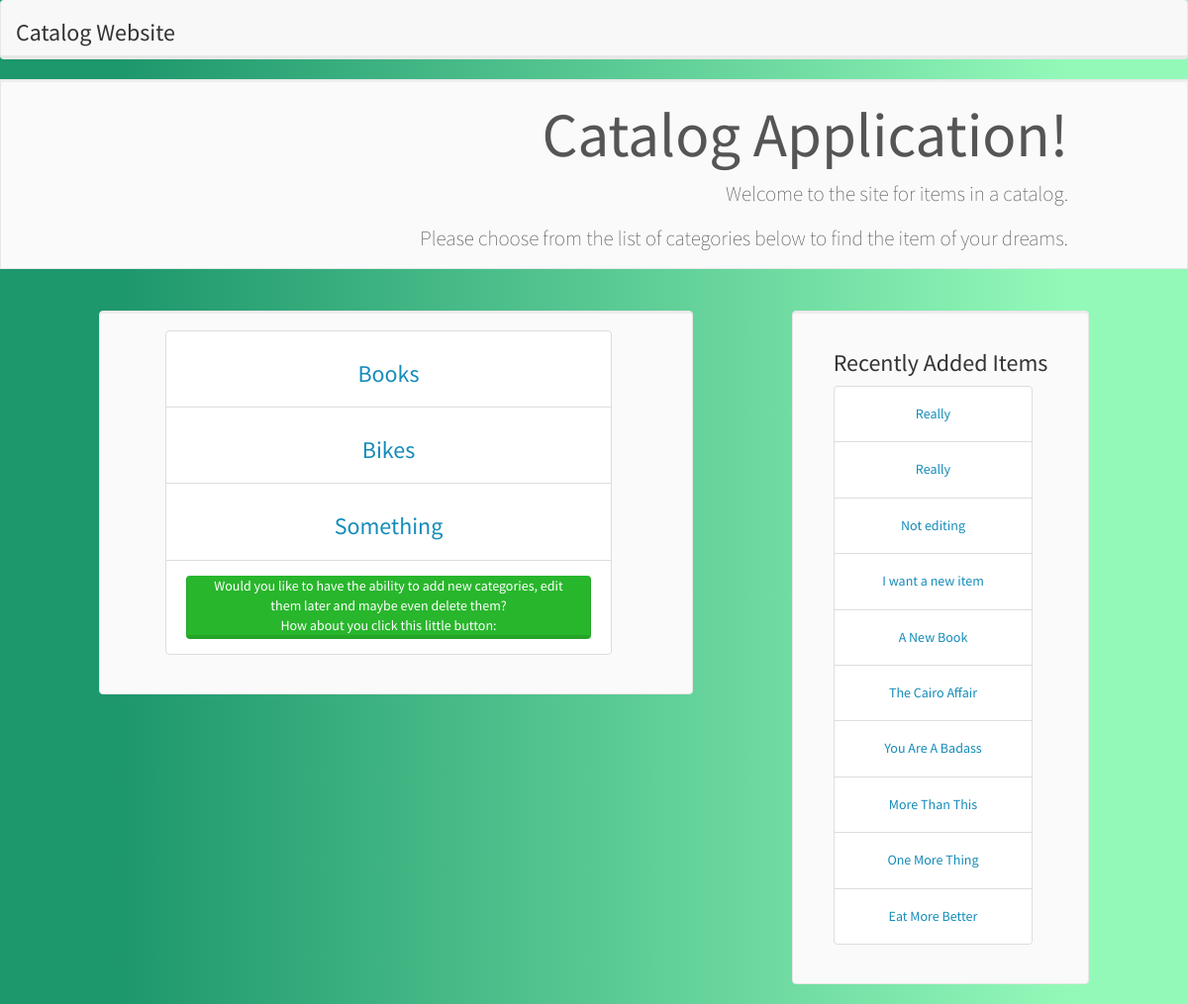
Page /category/ on the earlier database version.
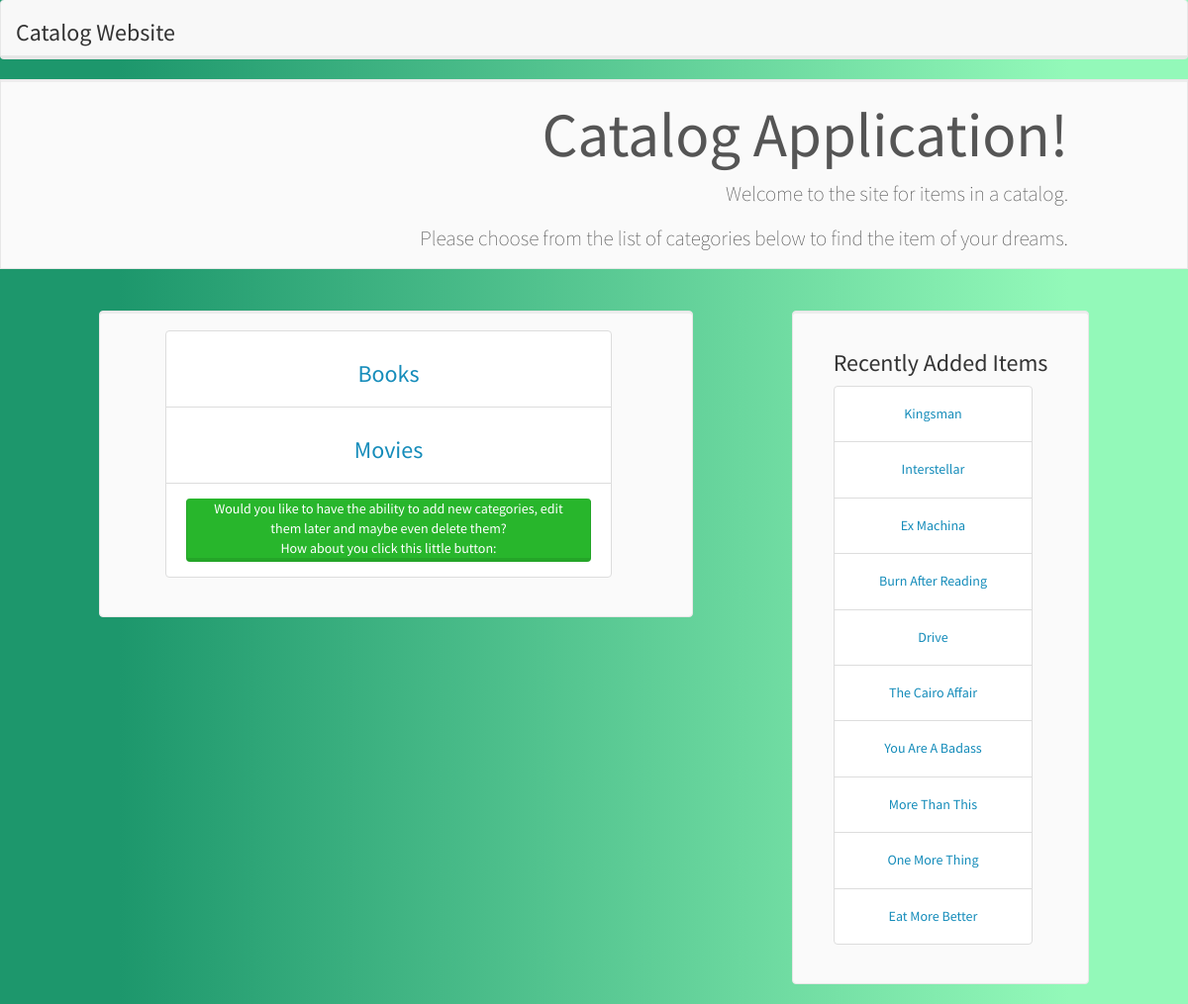
Same page on the later database version.
### database_setup.py (models this page shows, shortened)
class Categories(Base):
    __tablename__ = 'categories'
    id = Column(Integer, primary_key=True)
    name = Column(String(30), nullable=False)
    image = Column(String(250), nullable=False)
    description = Column(String(250), nullable=False)
    user_id = Column(Integer, ForeignKey('users.id'))
    users = relationship(Users)

class Items(Base):
    __tablename__ = 'items'
    id = Column(Integer, primary_key=True)
    name = Column(String(30), nullable=False)
    image = Column(String(250), nullable=False)
    description = Column(String(250), nullable=False)
    user_id = Column(Integer, ForeignKey('users.id'))
    users = relationship(Users)
    category_id = Column(Integer, ForeignKey('categories.id'))
    categories = relationship(Categories)

### catalog/views.py (the view)
@app.route('/')
@app.route('/index/')
@app.route('/category/')
def index():
    categories = models.category_list()
    items = models.items_get_10()
    if 'email' in login_session.keys():
        user_id = models.getUserID(login_session['email'])
        user = models.getUserInfo(user_id)
        return render_template('index.html', categories=categories,
                               items=items, user=user)
    else:
        state = ''.join(random.choice(string.ascii_uppercase + string.digits)
                        for x in xrange(32))
        login_session['state'] = state
        return render_template('public.html', STATE=state,
                               categories=categories, items=items)

### catalog/models.py (called while the page is built)
def category_list():
    return session.query(Categories).all()

def items_get_10():
    return session.query(Items).order_by(desc(Items.id)).limit(10).all()

### catalog/templates/public.html (shortened to what this page needs)
{% extends "layout.html" %}
  {% block body %}
    <nav class="navbar navbar-default">
      <div class="container-fluid">
        <div class="navbar-header">
          <h3>Catalog Website</h3>
        </div>
        <ul class="navbar-right">
        </ul>
      </div>
    </nav>
    <div class="jumbotron">
      <h1>Catalog Application!</h1>
      <p>Welcome to the site for items in a catalog.</p>
      <p>Please choose from the list of categories below to find the item of your dreams.</p>
    </div>
    <div class="col-md-6 col-md-offset-1 well">
      <ul class="list-group col-md-10 col-md-offset-1 text-center">
        {% for c in categories %}
        <li class="list-group-item">
          <h3><a href="{{ url_for('showCategory', category_id=c.id ) }}">{{ c.name }}</a></h3>
        </li>
        {% endfor %}
        <li class="list-group-item">
          <div class="alert alert-success" role="alert">Would you like to have
            the ability to add new categories, edit them later and maybe even
            delete them? </br> How about you click this little button: </br>
            </div>
      </ul>
    </div>
    <div class="col-md-3 col-md-offset-1 well">
      <h3 class="text-center">Recently Added Items</h3>
      <ul class="list-group col-md-10 col-md-offset-1 text-center">
        {% for i in items %}
        <li class="list-group-item">
          <h5><a href=" {{ url_for('showItem', category_id=i.category_id, item_id=i.id) }} ">{{ i.name }}</a></h5>
        </li>
        {% endfor %}
      </ul>
    </div>
  {% endblock %}

### catalog/templates/layout.html (shortened to what this page needs)
<!DOCTYPE html>
<html class="no-js" lang="">
  <head>
    <link rel="stylesheet" href="{{ url_for('static', filename='normalize.css') }}">
    <link rel="stylesheet" href="{{ url_for('static', filename='bootstrap.min.css') }}">
    <link rel="stylesheet" href="{{ url_for('static', filename='main.css')}}">
  </head>
  {% block body %}{% endblock %}

### catalog/static/main.css (style rules this page uses)
.jumbotron { padding: 0 10%; margin: 0 auto; margin-bottom: 3em; text-align: right; }
.navbar-header h3, .navbar-header .breadcrumb { display: inline-block; }
.alert { padding-top: 0; padding-right: 15px; padding-bottom: 0; padding-left: 15px; margin: 5px; }
.navbar-right { padding-top: 15px; padding-right: 15px; list-style-type: none }

Differences in the rows shown:
removed Categories: name "Bikes"
removed Categories: name "Something"
removed Items: name "Really"
removed Items: name "Really"
removed Items: name "Not editing"
removed Items: name "I want a new item"
removed Items: name "A New Book"
added Categories: name "Movies"
added Items: name "Kingsman"
added Items: name "Interstellar"
added Items: name "Ex Machina"
added Items: name "Burn After Reading"
added Items: name "Drive"
